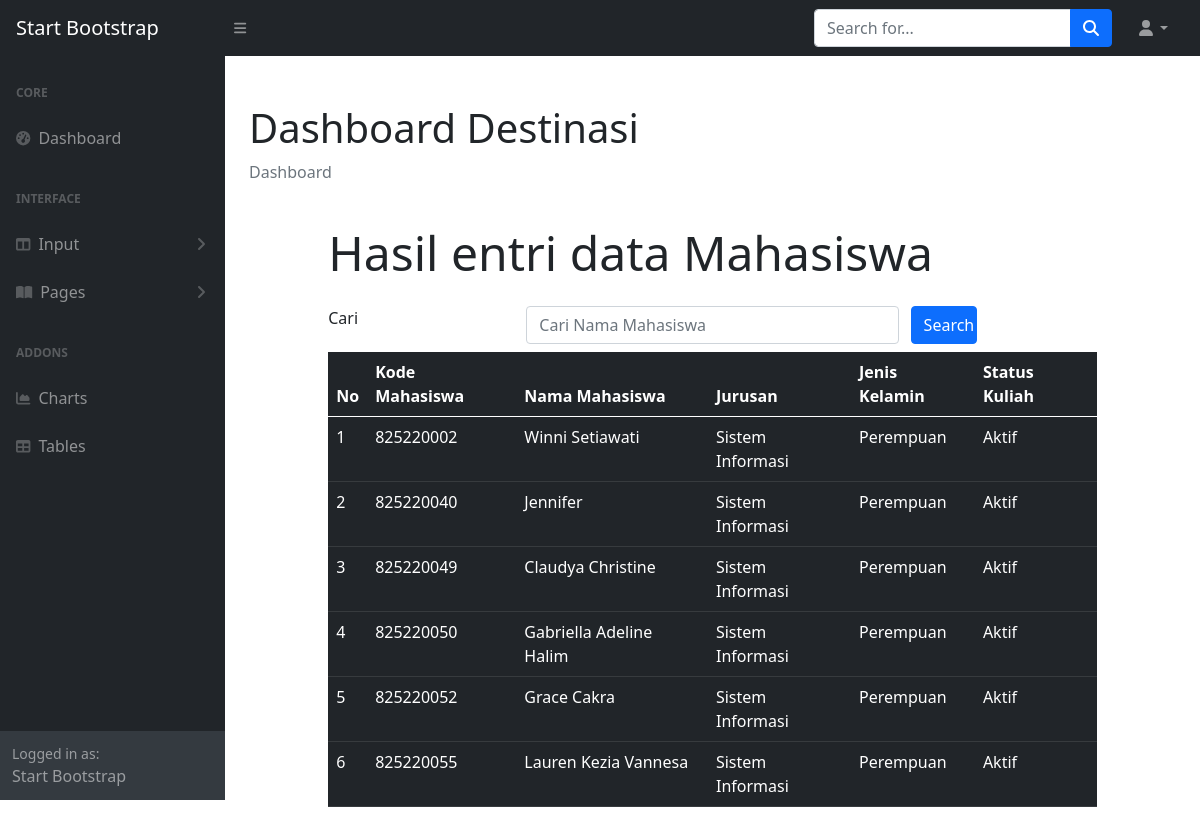
Screenshot of /ADMIN/daftarmahasiswa.php with the database file from the repository.
### tables this page shows
CREATE TABLE `mahasiswa` (
  `mahasiswaKODE` char(10) NOT NULL,
  `mahasiswaNAMA` char(60) NOT NULL,
  `mahasiswaJURUSAN` char(40) NOT NULL,
  `mahasiswaJK` char(10) NOT NULL,
  `mahasiswaSTATUS` char(12) NOT NULL
);

### ADMIN/daftarmahasiswa.php (the view, shortened to what this page needs)
<!doctype html>
<?php  include "INCLUDE/head.php"?>
    <body class="sb-nav-fixed">'
    <?php include "INCLUDE/nav.php";?>
        <div id="layoutSidenav">
         <?php include "INCLUDE/menu.php"?>
            <div id="layoutSidenav_content">
                <main>
                    <div class="container-fluid px-4">
                        <h1 class="mt-4">Dashboard Destinasi</h1>
                        <ol class="breadcrumb mb-4">
                            <li class="breadcrumb-item active">Dashboard</li>
                        </ol>
<?php
    include "include/config.php";
?>
<html lang="en">
  <head>
        <link rel="stylesheet" type="text/css" href="bootstrap-5.0.2-dist/css/bootstrap.min.css">
        <link rel="stylesheet"  href="https://cdnjs.cloudflare.com/ajax/libs/select2/4.0.13/css/select2.min.css">
        <link rel="stylesheet" href="https://cdn.jsdelivr.net/npm/bootstrap-icons@1.10.2/font/bootstrap-icons.css">
      </head>
  </head>
  <body>
<div class="row">
<div class="col-sm-1">
</div>
<div class="col-sm-10" >
<div class="jumbotron">
        <h2 class="display-5">Hasil entri data Mahasiswa</h2>
</div>
<form method = "POST">
    <div class="form-group row mb-2">
    <label for = "search" class="col-sm-3">Cari </label>
     <div class="col-sm-6">
          <input type ="text" name="search" class="form-control" id="search"
          value="<?php if(isset($_POST["search"])) {echo $_POST ["search"];}?>"
          placeholder="Cari Nama Mahasiswa">
    </div>
          <input type="submit" name="kirim" class="col-sm-1 btn btn-primary" value="Search">
    </div>
</form>
<table class="table table-dark table-hover">
  <thead>
    <tr>
      <th scope="col">No</th>
      <th scope="col">Kode Mahasiswa</th>
      <th scope="col">Nama Mahasiswa</th>
      <th scope="col">Jurusan</th>
      <th scope="col">Jenis Kelamin</th>
      <th scope="col">Status Kuliah</th>
    </tr>
  </thead>
  <tbody>
<?php
if (isset($_POST["kirim"]))
{
  $search = $_POST ['search'];
  $query =mysqli_query ($connection, "select mahasiswa. * from mahasiswa
        where mahasiswaNAMA like '%".$search."%'");
}
else {
  $query =mysqli_query ($connection, "select mahasiswa. * from mahasiswa");
}
    $nomor = 1;
    while ($row = mysqli_fetch_array($query))
    {
?>
    <tr>
      <td><?php echo $nomor; ?></td>
      <td><?php echo $row ['mahasiswaKODE']; ?></td>
      <td><?php echo $row ['mahasiswaNAMA']; ?></td>
      <td><?php echo $row ['mahasiswaJURUSAN']; ?></td>
      <td><?php echo $row ['mahasiswaJK']; ?></td>
      <td><?php echo $row ['mahasiswaSTATUS']; ?></td>
    </tr>
    <?php $nomor = $nomor + 1; ?>
    <?php } ?>
 </tbody>
 </table>
 </div>
</div>
</body>
</html>

### rows the page displays
mahasiswa: mahasiswaKODE "825220002", mahasiswaNAMA "Winni Setiawati", mahasiswaJURUSAN "Sistem Informasi", mahasiswaJK "Perempuan", mahasiswaSTATUS "Aktif"
mahasiswa: mahasiswaKODE "825220040", mahasiswaNAMA "Jennifer", mahasiswaJURUSAN "Sistem Informasi", mahasiswaJK "Perempuan", mahasiswaSTATUS "Aktif"
mahasiswa: mahasiswaKODE "825220049", mahasiswaNAMA "Claudya Christine", mahasiswaJURUSAN "Sistem Informasi", mahasiswaJK "Perempuan", mahasiswaSTATUS "Aktif"
mahasiswa: mahasiswaKODE "825220050", mahasiswaNAMA "Gabriella Adeline Halim", mahasiswaJURUSAN "Sistem Informasi", mahasiswaJK "Perempuan", mahasiswaSTATUS "Aktif"
mahasiswa: mahasiswaKODE "825220052", mahasiswaNAMA "Grace Cakra", mahasiswaJURUSAN "Sistem Informasi", mahasiswaJK "Perempuan", mahasiswaSTATUS "Aktif"
mahasiswa: mahasiswaKODE "825220055", mahasiswaNAMA "Lauren Kezia Vannesa", mahasiswaJURUSAN "Sistem Informasi", mahasiswaJK "Perempuan", mahasiswaSTATUS "Aktif"
